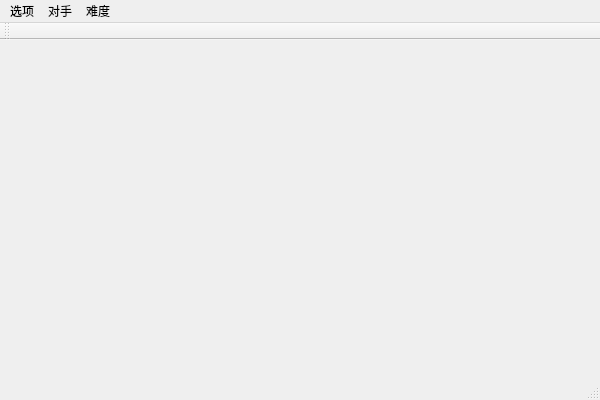
<?xml version="1.0" encoding="UTF-8"?>
<ui version="4.0">
 <class>GobangWithUIClass</class>
 <widget class="QMainWindow" name="GobangWithUIClass">
  <property name="geometry">
   <rect>
    <x>0</x>
    <y>0</y>
    <width>600</width>
    <height>400</height>
   </rect>
  </property>
  <property name="windowTitle">
   <string>GobangWithUI</string>
  </property>
  <widget class="QWidget" name="centralWidget"/>
  <widget class="QToolBar" name="mainToolBar">
   <attribute name="toolBarArea">
    <enum>TopToolBarArea</enum>
   </attribute>
   <attribute name="toolBarBreak">
    <bool>false</bool>
   </attribute>
  </widget>
  <widget class="QStatusBar" name="statusBar"/>
  <widget class="QMenuBar" name="menuBar">
   <property name="geometry">
    <rect>
     <x>0</x>
     <y>0</y>
     <width>600</width>
     <height>26</height>
    </rect>
   </property>
   <widget class="QMenu" name="menu">
    <property name="title">
     <string>选项</string>
    </property>
    <addaction name="play_black"/>
    <addaction name="play_white"/>
    <addaction name="clear_board"/>
   </widget>
   <widget class="QMenu" name="menu_2">
    <property name="title">
     <string>对手</string>
    </property>
    <addaction name="separator"/>
    <addaction name="AI_opponent"/>
    <addaction name="human_oppenent"/>
   </widget>
   <widget class="QMenu" name="menu_3">
    <property name="title">
     <string>难度</string>
    </property>
    <addaction name="easy_difficulty"/>
    <addaction name="normal_difficulty"/>
    <addaction name="hard_difficulty"/>
   </widget>
   <addaction name="menu"/>
   <addaction name="menu_2"/>
   <addaction name="menu_3"/>
  </widget>
  <action name="play_black">
   <property name="text">
    <string>先手</string>
   </property>
  </action>
  <action name="play_white">
   <property name="text">
    <string>后手</string>
   </property>
  </action>
  <action name="AI_opponent">
   <property name="text">
    <string>电脑</string>
   </property>
  </action>
  <action name="human_oppenent">
   <property name="text">
    <string>玩家</string>
   </property>
  </action>
  <action name="clear_board">
   <property name="text">
    <string>清空棋局</string>
   </property>
  </action>
  <action name="easy_difficulty">
   <property name="text">
    <string>简单</string>
   </property>
  </action>
  <action name="normal_difficulty">
   <property name="text">
    <string>一般</string>
   </property>
  </action>
  <action name="hard_difficulty">
   <property name="text">
    <string>困难</string>
   </property>
  </action>
 </widget>
 <layoutdefault spacing="6" margin="11"/>
 <resources>
  <include location="gobangwithui.qrc"/>
 </resources>
 <connections/>
</ui>
